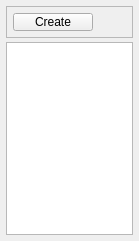
<?xml version="1.0" encoding="UTF-8"?>
<ui version="4.0">
 <class>AlbumListWidget</class>
 <widget class="QWidget" name="AlbumListWidget">
  <property name="geometry">
   <rect>
    <x>0</x>
    <y>0</y>
    <width>139</width>
    <height>241</height>
   </rect>
  </property>
  <property name="windowTitle">
   <string>Form</string>
  </property>
  <widget class="QFrame" name="frame">
   <property name="geometry">
    <rect>
     <x>6</x>
     <y>6</y>
     <width>127</width>
     <height>32</height>
    </rect>
   </property>
   <property name="frameShape">
    <enum>QFrame::StyledPanel</enum>
   </property>
   <property name="frameShadow">
    <enum>QFrame::Raised</enum>
   </property>
   <widget class="QPushButton" name="createAlbumButton">
    <property name="geometry">
     <rect>
      <x>7</x>
      <y>7</y>
      <width>80</width>
      <height>18</height>
     </rect>
    </property>
    <property name="text">
     <string>Create</string>
    </property>
    <property name="icon">
     <iconset resource="res/resource.qrc">
      <normaloff>:/icons/album-add.png</normaloff>:/icons/album-add.png</iconset>
    </property>
   </widget>
  </widget>
  <widget class="QListView" name="albumList">
   <property name="geometry">
    <rect>
     <x>6</x>
     <y>42</y>
     <width>127</width>
     <height>193</height>
    </rect>
   </property>
  </widget>
 </widget>
 <resources>
  <include location="res/resource.qrc"/>
 </resources>
 <connections/>
</ui>
